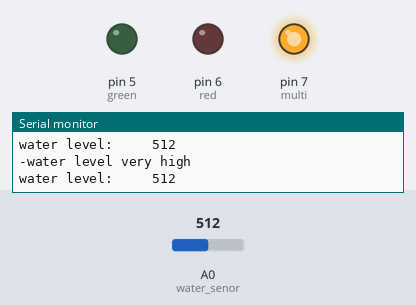
This sketch was run on a simulated Arduino Uno, built with avr-gcc and run on an emulated ATmega328P. On the bench: output pins drawn as LEDs (lit = HIGH), the last lines printed to the serial monitor. Dashed ring = blinking. Inputs (shaded band) come from the test bench; at power-on: A0 (water_senor) = 512.

Above: at 1.8 s.
1.9 s: A0 (water_senor) set to 108
4.2 s: A0 (water_senor) set to 91
At 6.05 s:
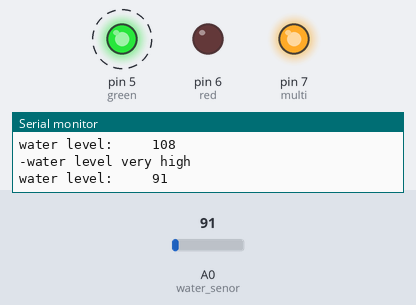
At 6.9 s:
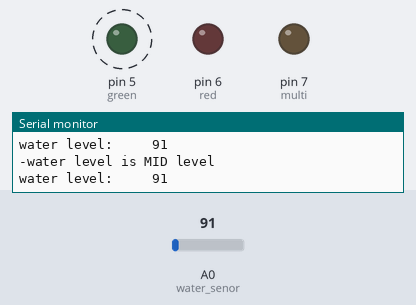
8.3 s: A0 (water_senor) set to 57
11.8 s: A0 (water_senor) set to 46
At 13.75 s:
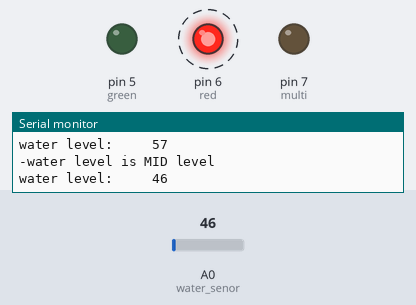
Timing chart, 0 to 16.9 s (numbered marks = the images above; inputs shaded):
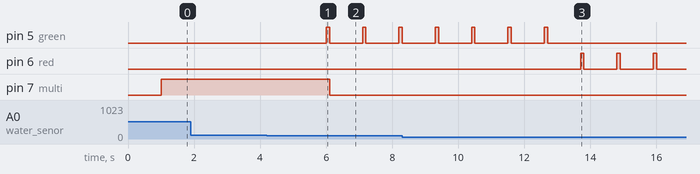

The sketch:

justin_water_level.ino
```cpp
#define water_senor A0
#define green 5
#define red 6
#define multi 7
int value=0;
void setup() {
  pinMode(water_senor,INPUT);
  pinMode(green,OUTPUT);//1led
  pinMode(red,OUTPUT);//2 led
  pinMode(multi,OUTPUT);//3 led
  Serial.begin(9600);

}

void loop() {
  int value=analogRead(water_senor);
  Serial.print("water level:     ");  Serial.println(value);

  delay(1000);
  if (value<=50)
    {
       digitalWrite(red,HIGH);//redblink
       delay(100);
       digitalWrite(red,LOW);//red BLINK
       digitalWrite(green,LOW);//green OFF
       digitalWrite(multi,LOW);//MULITI OFF
       Serial.println("-water level  low");
    }
  else if(value>=50&&value<=100)
    {
      digitalWrite(green,HIGH);// GREEN BLINK
      delay(100);
      digitalWrite(green,LOW);// BLINK GREEN
      digitalWrite(red,LOW);// RED OFF
      digitalWrite(multi,LOW);//MULIT OFF
      Serial.println("-water level is MID level");
     }
 else if(value!=100)//multi high
    {
      digitalWrite(red,LOW);//MULIT HIGH
      digitalWrite(green,LOW);// OFF RED
      digitalWrite(multi,HIGH);// OFF GREEN
      Serial.println("-water level very high");
    }
}
```

Measured:
- the behaviour switches between 101 and 100 on A0 (water_senor) (found by bisection; images 0 and 1)
- the behaviour switches between 51 and 50 on A0 (water_senor) (found by bisection; images 2 and 3)
- after the input at 4.2 s, pin 5 (green): alternates HIGH for 0.10 s and LOW for 1.0 s, starting after 1.8 s; pin 7 (multi): HIGH → LOW after 1.9 s
- after the input at 11.8 s, pin 5 (green): goes on until 12.7 s, then stays LOW; pin 6 (red): alternates HIGH for 0.10 s and LOW for 1.0 s, starting after 1.9 s
